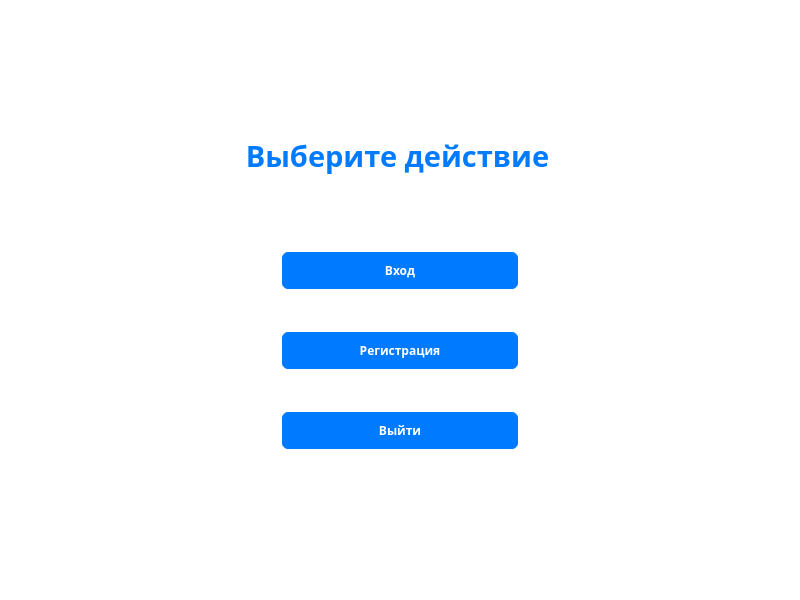
<?xml version="1.0" encoding="UTF-8"?>
<ui version="4.0">
 <class>MainWindow</class>
 <widget class="QMainWindow" name="MainWindow">
  <property name="geometry">
   <rect>
    <x>0</x>
    <y>0</y>
    <width>800</width>
    <height>600</height>
   </rect>
  </property>
  <property name="maximumSize">
   <size>
    <width>16777215</width>
    <height>16777215</height>
   </size>
  </property>
  <property name="font">
   <font>
    <family>Regular</family>
   </font>
  </property>
  <property name="cursor">
   <cursorShape>ArrowCursor</cursorShape>
  </property>
  <property name="windowTitle">
   <string>MainWindow</string>
  </property>
  <property name="styleSheet">
   <string notr="true">QWidget {
    background: white;
}
</string>
  </property>
  <widget class="QWidget" name="centralwidget">
   <widget class="QPushButton" name="registrationButton">
    <property name="geometry">
     <rect>
      <x>280</x>
      <y>330</y>
      <width>240</width>
      <height>41</height>
     </rect>
    </property>
    <property name="sizePolicy">
     <sizepolicy hsizetype="Expanding" vsizetype="Fixed">
      <horstretch>0</horstretch>
      <verstretch>0</verstretch>
     </sizepolicy>
    </property>
    <property name="font">
     <font>
      <family>Artifakt Element Heavy</family>
      <bold>true</bold>
     </font>
    </property>
    <property name="cursor">
     <cursorShape>ArrowCursor</cursorShape>
    </property>
    <property name="styleSheet">
     <string notr="true">QPushButton {
    background-color: #007BFF;
    color: white;
 border: 2px solid white;
    border-radius: 8px;
    padding: 10px 20px;
}
QPushButton:hover {
    background-color: #0056b3;
}</string>
    </property>
    <property name="text">
     <string>Регистрация</string>
    </property>
   </widget>
   <widget class="QPushButton" name="loginButton">
    <property name="geometry">
     <rect>
      <x>280</x>
      <y>250</y>
      <width>240</width>
      <height>41</height>
     </rect>
    </property>
    <property name="sizePolicy">
     <sizepolicy hsizetype="Expanding" vsizetype="Fixed">
      <horstretch>0</horstretch>
      <verstretch>0</verstretch>
     </sizepolicy>
    </property>
    <property name="font">
     <font>
      <family>Artifakt Element Heavy</family>
      <bold>true</bold>
     </font>
    </property>
    <property name="cursor">
     <cursorShape>ArrowCursor</cursorShape>
    </property>
    <property name="styleSheet">
     <string notr="true">QPushButton {
    background-color: #007BFF;
    color: white;
 border: 2px solid white;
    border-radius: 8px;
    padding: 10px 20px;
}
QPushButton:hover {
    background-color: #0056b3;
}</string>
    </property>
    <property name="text">
     <string>Вход</string>
    </property>
   </widget>
   <widget class="QLabel" name="label">
    <property name="geometry">
     <rect>
      <x>-3</x>
      <y>100</y>
      <width>801</width>
      <height>111</height>
     </rect>
    </property>
    <property name="sizePolicy">
     <sizepolicy hsizetype="Expanding" vsizetype="Preferred">
      <horstretch>0</horstretch>
      <verstretch>0</verstretch>
     </sizepolicy>
    </property>
    <property name="font">
     <font>
      <family>Artifakt Element Heavy</family>
      <pointsize>22</pointsize>
      <italic>false</italic>
      <bold>true</bold>
      <underline>false</underline>
     </font>
    </property>
    <property name="cursor">
     <cursorShape>ArrowCursor</cursorShape>
    </property>
    <property name="styleSheet">
     <string notr="true">QLabel {
    color: #007BFF;
}
</string>
    </property>
    <property name="frameShape">
     <enum>QFrame::Shape::NoFrame</enum>
    </property>
    <property name="text">
     <string>Выберите действие</string>
    </property>
    <property name="textFormat">
     <enum>Qt::TextFormat::PlainText</enum>
    </property>
    <property name="alignment">
     <set>Qt::AlignmentFlag::AlignCenter</set>
    </property>
   </widget>
   <widget class="QPushButton" name="exitButton">
    <property name="geometry">
     <rect>
      <x>280</x>
      <y>410</y>
      <width>240</width>
      <height>41</height>
     </rect>
    </property>
    <property name="sizePolicy">
     <sizepolicy hsizetype="Expanding" vsizetype="Fixed">
      <horstretch>0</horstretch>
      <verstretch>0</verstretch>
     </sizepolicy>
    </property>
    <property name="font">
     <font>
      <family>Artifakt Element Heavy</family>
      <bold>true</bold>
     </font>
    </property>
    <property name="cursor">
     <cursorShape>ArrowCursor</cursorShape>
    </property>
    <property name="styleSheet">
     <string notr="true">QPushButton {
    background-color: #007BFF;
    color: white;
 border: 2px solid white;
    border-radius: 8px;
    padding: 10px 20px;
}
QPushButton:hover {
    background-color: #0056b3;
}</string>
    </property>
    <property name="text">
     <string>Выйти</string>
    </property>
   </widget>
  </widget>
  <widget class="QMenuBar" name="menubar">
   <property name="geometry">
    <rect>
     <x>0</x>
     <y>0</y>
     <width>800</width>
     <height>25</height>
    </rect>
   </property>
  </widget>
  <widget class="QStatusBar" name="statusbar"/>
 </widget>
 <resources/>
 <connections/>
</ui>
